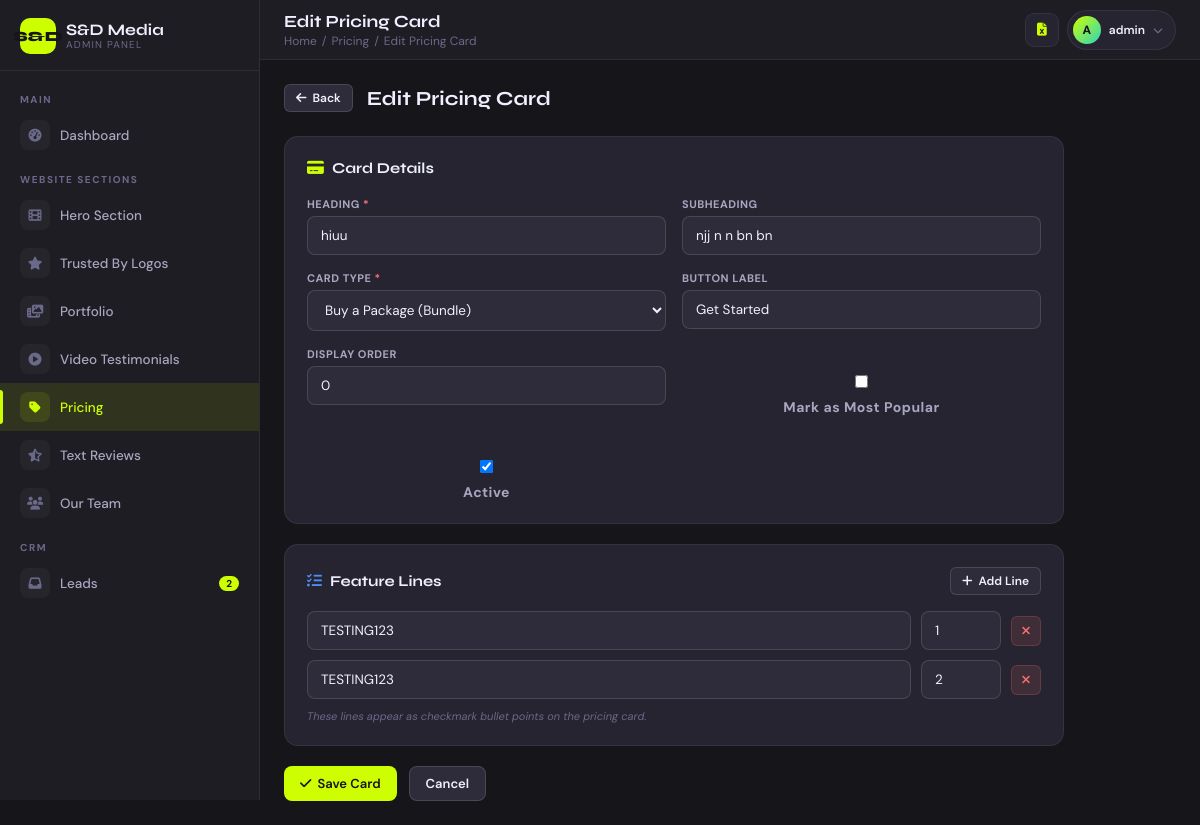
Page /cadmin/pricing/1/edit/ (signed in) on the committed database.
### core/models.py (models this page shows, shortened)
class PricingCard(models.Model):
    card_type = models.CharField(max_length=20, choices=CARD_TYPE_CHOICES, unique=True)
    heading = models.CharField(max_length=200)
    subheading = models.CharField(max_length=200, blank=True)
    button_label = models.CharField(max_length=50, default='Get Started')
    is_most_popular = models.BooleanField(default=False)
    is_active = models.BooleanField(default=True)
    order = models.PositiveIntegerField(default=0)
    class Meta:
        verbose_name = "Pricing Card"
        verbose_name_plural = "Pricing Cards"
        ordering = ['order']

class PricingFeature(models.Model):
    card = models.ForeignKey(PricingCard, on_delete=models.CASCADE, related_name='features')
    text = models.CharField(max_length=200)
    order = models.PositiveIntegerField(default=0)
    class Meta:
        ordering = ['order']

### core/cadmin_views.py (the view, shortened to what this page needs)
# urls.py: path('pricing/<int:pk>/edit/', v.pricing_edit,   name='pricing_edit'),
@cadmin_required
def pricing_edit(request, pk):
    obj = get_object_or_404(PricingCard, pk=pk)
    form = PricingCardForm(request.POST or None, instance=obj)
    return render(request, 'custom_admin/pricing_form.html', {
        **_base_ctx(), 'form': form, 'form_title': 'Edit Pricing Card',
        'section_title': 'Pricing', 'back_url': '/cadmin/pricing/', 'features': obj.features.all(),
    })

### core/cadmin_views.py
class PricingCardForm(forms.ModelForm):
    class Meta:
        model = PricingCard
        fields = ['card_type', 'heading', 'subheading', 'button_label', 'is_most_popular', 'is_active', 'order']

### core/cadmin_views.py (called while the page is built)
def is_staff(user):
    return user.is_authenticated and (user.is_staff or user.is_superuser)

def _base_ctx():
    return {'lead_count': Lead.objects.count()}

### templates/custom_admin/pricing_form.html (shortened to what this page needs)
{% extends "custom_admin/base.html" %}
{% block page_title %}{{ form_title }}{% endblock %}
{% block breadcrumb %}<span class="sep">/</span> <a href="{{ back_url }}">Pricing</a> <span class="sep">/</span> {{ form_title }}{% endblock %}
{% block content %}
<div style="max-width:780px">
  <div style="display:flex;align-items:center;gap:14px;margin-bottom:24px">
    <a href="{{ back_url }}" class="btn btn-secondary btn-sm"><i class="fa-solid fa-arrow-left"></i> Back</a>
    <h2 class="section-title" style="margin-bottom:0">{{ form_title }}</h2>
  </div>
  <form method="post">
    <div class="card" style="margin-bottom:20px">
      <div class="card-title" style="margin-bottom:20px"><i class="fa-solid fa-credit-card" style="color:var(--green);margin-right:8px"></i>Card Details</div>
      <div class="form-grid">
        <div class="form-group">
          <label for="{{ form.heading.id_for_label }}">Heading <span style="color:var(--red)">*</span></label>
          {{ form.heading }}
        </div>
        <div class="form-group">
          <label for="{{ form.subheading.id_for_label }}">Subheading</label>
          {{ form.subheading }}
        </div>
        <div class="form-group">
          <label for="{{ form.card_type.id_for_label }}">Card Type <span style="color:var(--red)">*</span></label>
          {{ form.card_type }}
        </div>
        <div class="form-group">
          <label for="{{ form.button_label.id_for_label }}">Button Label</label>
          {{ form.button_label }}
        </div>
        <div class="form-group">
          <label for="{{ form.order.id_for_label }}">Display Order</label>
          {{ form.order }}
        </div>
        <div class="form-group" style="display:flex;align-items:center;gap:10px;padding-top:28px">
          {{ form.is_most_popular }}
          <label for="{{ form.is_most_popular.id_for_label }}" style="text-transform:none;font-size:14px">Mark as Most Popular</label>
        </div>
        <div class="form-group" style="display:flex;align-items:center;gap:10px;padding-top:28px">
          {{ form.is_active }}
          <label for="{{ form.is_active.id_for_label }}" style="text-transform:none;font-size:14px">Active</label>
        </div>
      </div>
    </div>
    <div class="card" style="margin-bottom:20px">
      <div style="display:flex;align-items:center;justify-content:space-between;margin-bottom:16px">
        <div class="card-title"><i class="fa-solid fa-list-check" style="color:var(--blue);margin-right:8px"></i>Feature Lines</div>
        <button type="button" onclick="addFeature()" class="btn btn-secondary btn-sm"><i class="fa-solid fa-plus"></i> Add Line</button>
      </div>
      <div id="features-list">
        {% for feature in features %}
        <div class="feature-row" style="display:flex;gap:10px;margin-bottom:10px;align-items:center">
          <input type="text" name="feature_text" value="{{ feature.text }}" placeholder="e.g. 3 videos of your choice" style="flex:1">
          <input type="number" name="feature_order" value="{{ feature.order }}" style="width:80px" placeholder="Order">
          <button type="button" onclick="this.parentElement.remove()" class="btn btn-danger btn-sm btn-icon"><i class="fa-solid fa-times"></i></button>
        </div>
        {% endfor %}
      </div>
      <p class="form-hint">These lines appear as checkmark bullet points on the pricing card.</p>
    </div>
    <div class="flex gap-3">
      <button type="submit" class="btn btn-primary"><i class="fa-solid fa-check"></i> Save Card</button>
      <a href="{{ back_url }}" class="btn btn-secondary">Cancel</a>
    </div>
  </form>
</div>
{% endblock %}

### templates/custom_admin/base.html (shortened to what this page needs)
<!DOCTYPE html>
<html lang="en">
<head>
  <link rel="stylesheet" href="https://cdnjs.cloudflare.com/ajax/libs/font-awesome/6.5.0/css/all.min.css"/>
</head>
<body>
<aside class="sidebar" id="sidebar">
  <div class="sidebar-logo">
    <div class="logo-icon">S&D</div>
    <div>
      <div class="logo-text">S&D Media</div>
      <div class="logo-sub">Admin Panel</div>
    </div>
  </div>
  <div class="sidebar-scroll">
    <div class="nav-label">Main</div>
    <a href="{% url 'cadmin:dashboard' %}" class="nav-item {% if request.resolver_match.url_name == 'dashboard' %}active{% endif %}">
      <span class="nav-icon"><i class="fa-solid fa-gauge-high"></i></span>Dashboard
    </a>
    <div class="nav-label">Website Sections</div>
    <a href="{% url 'cadmin:hero_list' %}" class="nav-item {% if 'hero' in request.resolver_match.url_name %}active{% endif %}">
      <span class="nav-icon"><i class="fa-solid fa-film"></i></span>Hero Section
    </a>
    <a href="{% url 'cadmin:logo_list' %}" class="nav-item {% if 'logo' in request.resolver_match.url_name %}active{% endif %}">
      <span class="nav-icon"><i class="fa-solid fa-star"></i></span>Trusted By Logos
    </a>
    <a href="{% url 'cadmin:portfolio_category_list' %}" class="nav-item {% if 'portfolio' in request.resolver_match.url_name %}active{% endif %}">
      <span class="nav-icon"><i class="fa-solid fa-photo-film"></i></span>Portfolio
    </a>
    <a href="{% url 'cadmin:video_testimonial_list' %}" class="nav-item {% if 'video_testimonial' in request.resolver_match.url_name %}active{% endif %}">
      <span class="nav-icon"><i class="fa-solid fa-circle-play"></i></span>Video Testimonials
    </a>
    <a href="{% url 'cadmin:pricing_list' %}" class="nav-item {% if 'pricing' in request.resolver_match.url_name or 'video_type' in request.resolver_match.url_name %}active{% endif %}">
      <span class="nav-icon"><i class="fa-solid fa-tag"></i></span>Pricing
    </a>
    <a href="{% url 'cadmin:review_list' %}" class="nav-item {% if 'review' in request.resolver_match.url_name %}active{% endif %}">
      <span class="nav-icon"><i class="fa-solid fa-star-half-stroke"></i></span>Text Reviews
    </a>
    <a href="{% url 'cadmin:team_list' %}" class="nav-item {% if 'team' in request.resolver_match.url_name %}active{% endif %}">
      <span class="nav-icon"><i class="fa-solid fa-users"></i></span>Our Team
    </a>
    <div class="nav-label">CRM</div>
    <a href="{% url 'cadmin:lead_list' %}" class="nav-item {% if 'lead' in request.resolver_match.url_name %}active{% endif %}">
      <span class="nav-icon"><i class="fa-solid fa-inbox"></i></span>
      Leads
      {% if lead_count %}<span class="nav-badge">{{ lead_count }}</span>{% endif %}
    </a>
  </div>
</aside>
<div class="main-wrap">
  <header class="topbar">
    <div class="topbar-left">
      <div>
        <div class="page-title">{% block page_title %}Dashboard{% endblock %}</div>
        <div class="breadcrumb">
          <a href="{% url 'cadmin:dashboard' %}">Home</a>
          {% block breadcrumb %}{% endblock %}
        </div>
      </div>
    </div>
    <div class="topbar-right">
      <a href="{% url 'export-leads' %}" class="icon-btn" title="Export Leads to Excel">
        <i class="fa-solid fa-file-excel" style="color:var(--green)"></i>
      </a>
      <div class="user-menu">
        <div class="user-btn" onclick="toggleDropdown()" id="user-btn">
          <div class="user-avatar">{{ request.user.username|slice:":1"|upper }}</div>
          <span class="user-name-top">{{ request.user.username }}</span>
          <i class="fa-solid fa-chevron-down user-chevron" id="chevron"></i>
        </div>
      </div>
    </div>
  </header>
  <main class="content">{% block content %}{% endblock %}</main>
</div>
</body>
</html>

### rows in the picture
PricingCard: heading "hiuu", subheading "njj n n bn bn", card_type "Buy a Package (Bundle)", button_label "Get Started", order "0", is_active "☑"
PricingFeature: feature_text "TESTING123", feature_order "1"
PricingFeature: feature_text "TESTING123", feature_order "2"

### other values in the picture
{{ lead_count }} "2"
{{ request.user.username|slice:":1"|upper }} "A"
{{ request.user.username }} "admin"
